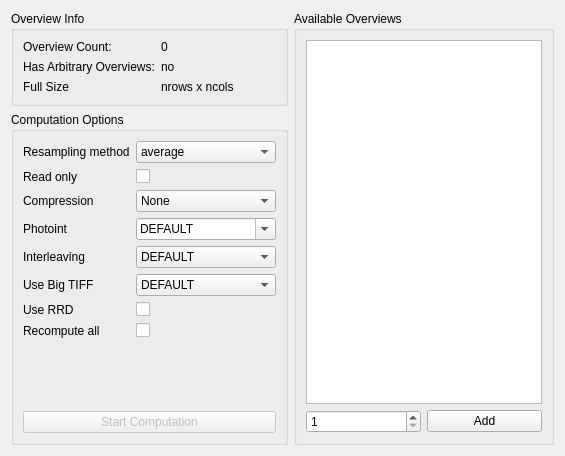
<?xml version="1.0" encoding="UTF-8"?>
<ui version="4.0">
 <class>overviewTab</class>
 <widget class="QWidget" name="overviewTab">
  <property name="geometry">
   <rect>
    <x>0</x>
    <y>0</y>
    <width>565</width>
    <height>456</height>
   </rect>
  </property>
  <property name="windowTitle">
   <string>Form</string>
  </property>
  <layout class="QHBoxLayout" name="horizontalLayout">
   <item>
    <layout class="QVBoxLayout" name="verticalLayout">
     <item>
      <widget class="QGroupBox" name="infoGroupBox">
       <property name="title">
        <string>Overview Info</string>
       </property>
       <layout class="QFormLayout" name="infoFormLayout">
        <item row="0" column="0">
         <widget class="QLabel" name="overviewCountLabel">
          <property name="sizePolicy">
           <sizepolicy hsizetype="Preferred" vsizetype="Minimum">
            <horstretch>0</horstretch>
            <verstretch>0</verstretch>
           </sizepolicy>
          </property>
          <property name="text">
           <string>Overview Count:</string>
          </property>
         </widget>
        </item>
        <item row="0" column="1">
         <widget class="QLabel" name="overviewCountValue">
          <property name="sizePolicy">
           <sizepolicy hsizetype="Preferred" vsizetype="Minimum">
            <horstretch>0</horstretch>
            <verstretch>0</verstretch>
           </sizepolicy>
          </property>
          <property name="text">
           <string>0</string>
          </property>
          <property name="textInteractionFlags">
           <set>Qt::LinksAccessibleByKeyboard|Qt::LinksAccessibleByMouse|Qt::TextBrowserInteraction|Qt::TextSelectableByKeyboard|Qt::TextSelectableByMouse</set>
          </property>
         </widget>
        </item>
        <item row="1" column="0">
         <widget class="QLabel" name="hasArbitraryOverviewsLabel">
          <property name="text">
           <string>Has Arbitrary Overviews:</string>
          </property>
         </widget>
        </item>
        <item row="1" column="1">
         <widget class="QLabel" name="hasArbitraryOverviewsValue">
          <property name="text">
           <string>no</string>
          </property>
         </widget>
        </item>
        <item row="2" column="0">
         <widget class="QLabel" name="fullSizeLabel">
          <property name="text">
           <string>Full Size</string>
          </property>
         </widget>
        </item>
        <item row="2" column="1">
         <widget class="QLabel" name="fullSizeValue">
          <property name="text">
           <string>nrows x ncols</string>
          </property>
         </widget>
        </item>
       </layout>
      </widget>
     </item>
     <item>
      <widget class="QGroupBox" name="optionsGroupBox">
       <property name="title">
        <string>Computation Options</string>
       </property>
       <layout class="QVBoxLayout" name="optionsVerticalLayout">
        <item>
         <layout class="QFormLayout" name="optionsFormLayout">
          <property name="fieldGrowthPolicy">
           <enum>QFormLayout::AllNonFixedFieldsGrow</enum>
          </property>
          <item row="0" column="0">
           <widget class="QLabel" name="resamplingMethodLabel">
            <property name="text">
             <string>Resampling method</string>
            </property>
           </widget>
          </item>
          <item row="0" column="1">
           <widget class="QComboBox" name="resamplingMethodComboBox">
            <property name="currentIndex">
             <number>2</number>
            </property>
            <item>
             <property name="text">
              <string>DEFAULT</string>
             </property>
            </item>
            <item>
             <property name="text">
              <string>nearest</string>
             </property>
            </item>
            <item>
             <property name="text">
              <string>average</string>
             </property>
            </item>
            <item>
             <property name="text">
              <string>gauss</string>
             </property>
            </item>
            <item>
             <property name="text">
              <string>cubic</string>
             </property>
            </item>
            <item>
             <property name="text">
              <string>average_mp</string>
             </property>
            </item>
            <item>
             <property name="text">
              <string>average_magphase</string>
             </property>
            </item>
            <item>
             <property name="text">
              <string>mode</string>
             </property>
            </item>
           </widget>
          </item>
          <item row="1" column="0">
           <widget class="QLabel" name="readonlyLabel">
            <property name="toolTip">
             <string>Open target dataset in read-only mode.</string>
            </property>
            <property name="text">
             <string>Read only</string>
            </property>
           </widget>
          </item>
          <item row="1" column="1">
           <widget class="QCheckBox" name="readonlyCheckBox">
            <property name="toolTip">
             <string>Open target dataset in read-only mode.</string>
            </property>
            <property name="text">
             <string/>
            </property>
           </widget>
          </item>
          <item row="2" column="0">
           <widget class="QLabel" name="compressionLabel">
            <property name="toolTip">
             <string>Set the conpression mode for TIFF overviews.</string>
            </property>
            <property name="text">
             <string>Compression</string>
            </property>
           </widget>
          </item>
          <item row="2" column="1">
           <widget class="QComboBox" name="compressionComboBox">
            <property name="toolTip">
             <string>Set the conpression mode for TIFF overviews.</string>
            </property>
            <item>
             <property name="text">
              <string>None</string>
             </property>
            </item>
            <item>
             <property name="text">
              <string>DEFLATE</string>
             </property>
            </item>
            <item>
             <property name="text">
              <string>JPEG</string>
             </property>
            </item>
            <item>
             <property name="text">
              <string>LZW</string>
             </property>
            </item>
            <item>
             <property name="text">
              <string>PACKBITS</string>
             </property>
            </item>
           </widget>
          </item>
          <item row="3" column="0">
           <widget class="QLabel" name="photointLabel">
            <property name="toolTip">
             <string>Set the photometdic interpretation mode for TIFF overviews.</string>
            </property>
            <property name="text">
             <string>Photoint</string>
            </property>
           </widget>
          </item>
          <item row="3" column="1">
           <widget class="QComboBox" name="photointComboBox">
            <property name="toolTip">
             <string>Set the photometdic interpretation mode for TIFF overviews.</string>
            </property>
            <property name="editable">
             <bool>true</bool>
            </property>
            <item>
             <property name="text">
              <string>DEFAULT</string>
             </property>
            </item>
            <item>
             <property name="text">
              <string>RGB</string>
             </property>
            </item>
            <item>
             <property name="text">
              <string>YCBCR</string>
             </property>
            </item>
           </widget>
          </item>
          <item row="4" column="0">
           <widget class="QLabel" name="interleavingLabel">
            <property name="toolTip">
             <string>Set the ovetvire interleaving method for TIFF overviews.</string>
            </property>
            <property name="text">
             <string>Interleaving</string>
            </property>
           </widget>
          </item>
          <item row="4" column="1">
           <widget class="QComboBox" name="interleavingComboBox">
            <property name="toolTip">
             <string>Set the ovetvire interleaving method for TIFF overviews.</string>
            </property>
            <item>
             <property name="text">
              <string>DEFAULT</string>
             </property>
            </item>
            <item>
             <property name="text">
              <string>PIXEL</string>
             </property>
            </item>
            <item>
             <property name="text">
              <string>BAND</string>
             </property>
            </item>
           </widget>
          </item>
          <item row="5" column="0">
           <widget class="QLabel" name="bigtiffLabel">
            <property name="text">
             <string>Use Big TIFF</string>
            </property>
           </widget>
          </item>
          <item row="5" column="1">
           <widget class="QComboBox" name="bigtiffComboBox">
            <item>
             <property name="text">
              <string>DEFAULT</string>
             </property>
            </item>
            <item>
             <property name="text">
              <string>YES</string>
             </property>
            </item>
            <item>
             <property name="text">
              <string>NO</string>
             </property>
            </item>
            <item>
             <property name="text">
              <string>IF_NEEDED</string>
             </property>
            </item>
            <item>
             <property name="text">
              <string>IF_SAFER</string>
             </property>
            </item>
           </widget>
          </item>
          <item row="6" column="0">
           <widget class="QLabel" name="rrdLabel">
            <property name="toolTip">
             <string>Use Erdas imagine format for overviews.</string>
            </property>
            <property name="text">
             <string>Use RRD</string>
            </property>
           </widget>
          </item>
          <item row="6" column="1">
           <widget class="QCheckBox" name="rrdCheckBox">
            <property name="toolTip">
             <string>Use Erdas imagine format for overviews.</string>
            </property>
            <property name="text">
             <string/>
            </property>
           </widget>
          </item>
          <item row="7" column="0">
           <widget class="QLabel" name="recomputeLabel">
            <property name="toolTip">
             <string>Also re-compute exixting overviews.</string>
            </property>
            <property name="text">
             <string>Recompute all</string>
            </property>
           </widget>
          </item>
          <item row="7" column="1">
           <widget class="QCheckBox" name="recomputeCheckBox">
            <property name="toolTip">
             <string>Also re-compute exixting overviews.</string>
            </property>
            <property name="text">
             <string/>
            </property>
           </widget>
          </item>
         </layout>
        </item>
        <item>
         <spacer name="verticalSpacer">
          <property name="orientation">
           <enum>Qt::Vertical</enum>
          </property>
          <property name="sizeHint" stdset="0">
           <size>
            <width>20</width>
            <height>40</height>
           </size>
          </property>
         </spacer>
        </item>
        <item>
         <widget class="QPushButton" name="startButton">
          <property name="enabled">
           <bool>false</bool>
          </property>
          <property name="text">
           <string>Start Computation</string>
          </property>
         </widget>
        </item>
       </layout>
      </widget>
     </item>
    </layout>
   </item>
   <item>
    <widget class="QGroupBox" name="ovrListGroupBox">
     <property name="title">
      <string>Available Overviews</string>
     </property>
     <layout class="QVBoxLayout" name="ovrListVerticalLayout">
      <item>
       <widget class="QTreeView" name="ovrTreeView">
        <property name="editTriggers">
         <set>QAbstractItemView::NoEditTriggers</set>
        </property>
        <property name="verticalScrollMode">
         <enum>QAbstractItemView::ScrollPerPixel</enum>
        </property>
        <property name="indentation">
         <number>0</number>
        </property>
        <attribute name="headerVisible">
         <bool>false</bool>
        </attribute>
        <attribute name="headerVisible">
         <bool>false</bool>
        </attribute>
       </widget>
      </item>
      <item>
       <layout class="QHBoxLayout" name="addlevelHorizontalLayout">
        <item>
         <widget class="QSpinBox" name="addLevelSpinBox">
          <property name="minimum">
           <number>1</number>
          </property>
         </widget>
        </item>
        <item>
         <widget class="QPushButton" name="addLevelButton">
          <property name="text">
           <string>Add</string>
          </property>
         </widget>
        </item>
       </layout>
      </item>
     </layout>
    </widget>
   </item>
  </layout>
 </widget>
 <resources/>
 <connections>
  <connection>
   <sender>rrdCheckBox</sender>
   <signal>toggled(bool)</signal>
   <receiver>compressionLabel</receiver>
   <slot>setDisabled(bool)</slot>
   <hints>
    <hint type="sourcelabel">
     <x>288</x>
     <y>312</y>
    </hint>
    <hint type="destinationlabel">
     <x>70</x>
     <y>169</y>
    </hint>
   </hints>
  </connection>
  <connection>
   <sender>rrdCheckBox</sender>
   <signal>toggled(bool)</signal>
   <receiver>compressionComboBox</receiver>
   <slot>setDisabled(bool)</slot>
   <hints>
    <hint type="sourcelabel">
     <x>288</x>
     <y>312</y>
    </hint>
    <hint type="destinationlabel">
     <x>288</x>
     <y>170</y>
    </hint>
   </hints>
  </connection>
  <connection>
   <sender>rrdCheckBox</sender>
   <signal>toggled(bool)</signal>
   <receiver>photointLabel</receiver>
   <slot>setDisabled(bool)</slot>
   <hints>
    <hint type="sourcelabel">
     <x>288</x>
     <y>312</y>
    </hint>
    <hint type="destinationlabel">
     <x>114</x>
     <y>206</y>
    </hint>
   </hints>
  </connection>
  <connection>
   <sender>rrdCheckBox</sender>
   <signal>toggled(bool)</signal>
   <receiver>photointComboBox</receiver>
   <slot>setDisabled(bool)</slot>
   <hints>
    <hint type="sourcelabel">
     <x>288</x>
     <y>312</y>
    </hint>
    <hint type="destinationlabel">
     <x>288</x>
     <y>207</y>
    </hint>
   </hints>
  </connection>
  <connection>
   <sender>rrdCheckBox</sender>
   <signal>toggled(bool)</signal>
   <receiver>interleavingLabel</receiver>
   <slot>setDisabled(bool)</slot>
   <hints>
    <hint type="sourcelabel">
     <x>288</x>
     <y>312</y>
    </hint>
    <hint type="destinationlabel">
     <x>94</x>
     <y>243</y>
    </hint>
   </hints>
  </connection>
  <connection>
   <sender>rrdCheckBox</sender>
   <signal>toggled(bool)</signal>
   <receiver>interleavingComboBox</receiver>
   <slot>setDisabled(bool)</slot>
   <hints>
    <hint type="sourcelabel">
     <x>288</x>
     <y>312</y>
    </hint>
    <hint type="destinationlabel">
     <x>288</x>
     <y>244</y>
    </hint>
   </hints>
  </connection>
  <connection>
   <sender>rrdCheckBox</sender>
   <signal>toggled(bool)</signal>
   <receiver>bigtiffLabel</receiver>
   <slot>setDisabled(bool)</slot>
   <hints>
    <hint type="sourcelabel">
     <x>288</x>
     <y>312</y>
    </hint>
    <hint type="destinationlabel">
     <x>68</x>
     <y>280</y>
    </hint>
   </hints>
  </connection>
  <connection>
   <sender>rrdCheckBox</sender>
   <signal>toggled(bool)</signal>
   <receiver>bigtiffComboBox</receiver>
   <slot>setDisabled(bool)</slot>
   <hints>
    <hint type="sourcelabel">
     <x>288</x>
     <y>312</y>
    </hint>
    <hint type="destinationlabel">
     <x>288</x>
     <y>281</y>
    </hint>
   </hints>
  </connection>
 </connections>
</ui>
